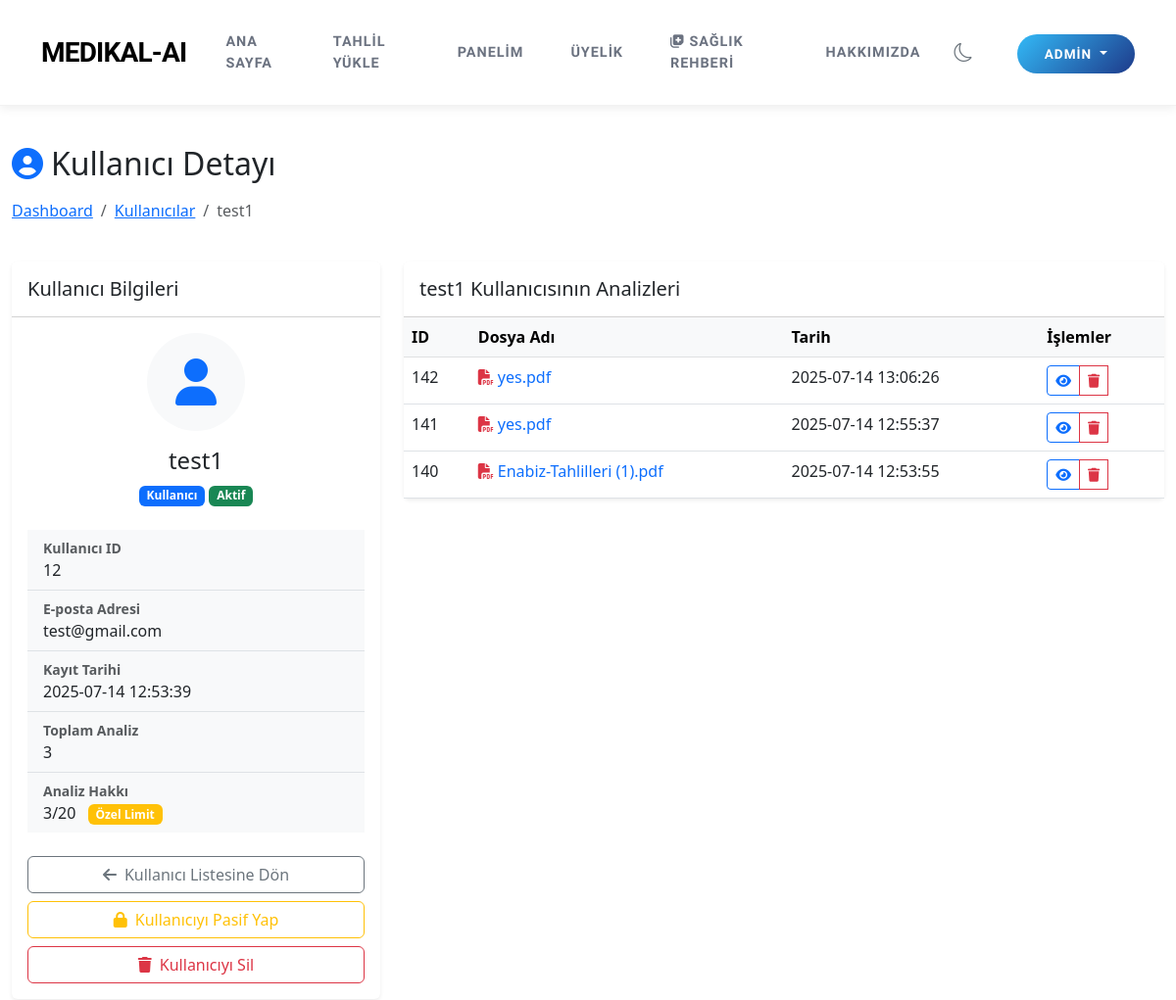
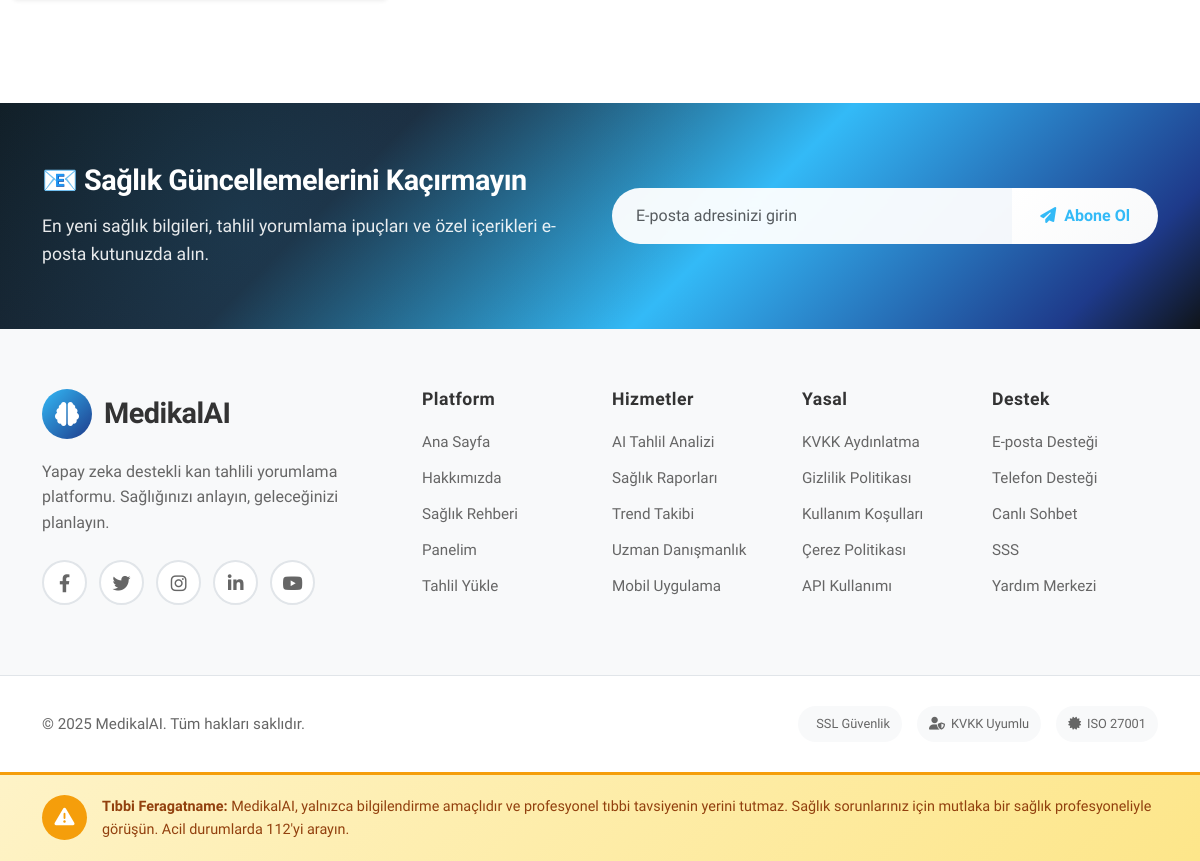
The page /admin/users/12 (signed in) on the database its author committed (2 pictures, top to bottom).
### tables this page shows
CREATE TABLE users (
        id INTEGER PRIMARY KEY AUTOINCREMENT,
        username TEXT UNIQUE NOT NULL,
        password TEXT NOT NULL,
        email TEXT UNIQUE NOT NULL,
        created_at TIMESTAMP DEFAULT CURRENT_TIMESTAMP
    , role TEXT DEFAULT 'user', is_active BOOLEAN DEFAULT 1, login_count INTEGER DEFAULT 0, subscription_plan TEXT DEFAULT 'free', stripe_customer_id TEXT, subscription_status TEXT DEFAULT 'active', subscription_end_date TIMESTAMP, lemonsqueezy_subscription_id TEXT, analysis_limit INTEGER DEFAULT NULL);

CREATE TABLE analyses (
        id INTEGER PRIMARY KEY AUTOINCREMENT,
        user_id INTEGER,
        file_name TEXT,
        analysis_text TEXT,
        analysis_result TEXT,
        created_at TIMESTAMP DEFAULT CURRENT_TIMESTAMP, analysis_json TEXT, analysis_type TEXT DEFAULT 'kan',
        FOREIGN KEY (user_id) REFERENCES users (id)
    );

### app.py (the view)
@app.route('/admin/users/<int:user_id>')
@admin_required
def admin_user_detail(user_id):
    conn = sqlite3.connect(DB_PATH)
    conn.row_factory = sqlite3.Row
    c = conn.cursor()
    c.execute("SELECT * FROM users WHERE id = ?", (user_id,))
    user = c.fetchone()
    if not user:
        conn.close()
        flash('Kullanıcı bulunamadı!', 'danger')
        return redirect(url_for('admin_users'))
    c.execute("SELECT * FROM analyses WHERE user_id = ? ORDER BY created_at DESC", (user_id,))
    analyses = c.fetchall()
    conn.close()
    return render_template('admin/user_detail.html', user=user, analyses=analyses)

### templates/admin/user_detail.html (shortened to what this page needs)
{% extends "layout.html" %}
{% block content %}
<div class="container-fluid py-4">
    <div class="row mb-4">
        <div class="col-md-12">
            <h2 class="mb-3"><i class="fas fa-user-circle me-2 text-primary"></i>Kullanıcı Detayı</h2>
            <nav aria-label="breadcrumb">
                <ol class="breadcrumb">
                    <li class="breadcrumb-item"><a href="{{ url_for('admin_dashboard') }}">Dashboard</a></li>
                    <li class="breadcrumb-item"><a href="{{ url_for('admin_users') }}">Kullanıcılar</a></li>
                    <li class="breadcrumb-item active">{{ user.username }}</li>
                </ol>
            </nav>
        </div>
    </div>
    <div class="row g-4">
        <div class="col-md-4">
            <div class="card border-0 shadow-sm">
                <div class="card-header bg-white py-3">
                    <h5 class="mb-0">Kullanıcı Bilgileri</h5>
                </div>
                <div class="card-body">
                    <div class="text-center mb-4">
                        <div class="bg-light rounded-circle mx-auto mb-3 d-flex align-items-center justify-content-center" style="width: 100px; height: 100px;">
                            <i class="fas fa-user text-primary" style="font-size: 3rem;"></i>
                        </div>
                        <h4>{{ user.username }}</h4>
                        {% if user.role == 'admin' %}
                        <span class="badge bg-danger">Admin</span>
                        {% else %}
                        <span class="badge bg-primary">Kullanıcı</span>
                        {% endif %}
                        {% if user.is_active %}
                        <span class="badge bg-success">Aktif</span>
                        {% else %}
                        <span class="badge bg-danger">Pasif</span>
                        {% endif %}
                    </div>
                    <div class="list-group list-group-flush">
                        <div class="list-group-item bg-light">
                            <div class="fw-bold text-muted small">Kullanıcı ID</div>
                            <div>{{ user.id }}</div>
                        </div>
                        <div class="list-group-item bg-light">
                            <div class="fw-bold text-muted small">E-posta Adresi</div>
                            <div>{{ user.email }}</div>
                        </div>
                        <div class="list-group-item bg-light">
                            <div class="fw-bold text-muted small">Kayıt Tarihi</div>
                            <div>{{ user.created_at }}</div>
                        </div>
                        <div class="list-group-item bg-light">
                            <div class="fw-bold text-muted small">Toplam Analiz</div>
                            <div>{{ analyses|length }}</div>
                        </div>
                        <div class="list-group-item bg-light">
                            <div class="fw-bold text-muted small">Analiz Hakkı</div>
                            <div>
                                {% if user.analysis_limit %}
                                    {{ analyses|length }}/{{ user.analysis_limit if user.analysis_limit != 999999 else '∞' }}
                                    <span class="badge bg-warning ms-2">Özel Limit</span>
                                {% else %}
                                    {% set plan_limits = {'free': 3, 'basic': 10, 'premium': 999999, 'family': 999999} %}
                                    {% set current_limit = plan_limits.get(user.subscription_plan, 3) %}
                                    {{ analyses|length }}/{{ current_limit if current_limit != 999999 else '∞' }}
                                    <span class="badge bg-info ms-2">Plan Limiti</span>
                                {% endif %}
                            </div>
                        </div>
                    </div>
                    <div class="d-grid gap-2 mt-4">
                        <a href="{{ url_for('admin_users') }}" class="btn btn-outline-secondary">
                            <i class="fas fa-arrow-left me-2"></i>Kullanıcı Listesine Dön
                        </a>
                        {% if user.id != 1 %}
                        <a href="{{ url_for('admin_toggle_user', user_id=user.id) }}" class="btn btn-outline-warning">
                            {% if user.is_active %}
                            <i class="fas fa-lock me-2"></i>Kullanıcıyı Pasif Yap
                            {% else %}
                            <i class="fas fa-lock-open me-2"></i>Kullanıcıyı Aktif Yap
                            {% endif %}
                        </a>
                        <button type="button" class="btn btn-outline-danger" data-bs-toggle="modal" data-bs-target="#deleteUserModal">
                            <i class="fas fa-trash me-2"></i>Kullanıcıyı Sil
                        </button>
                        {% endif %}
                    </div>
                </div>
            </div>
        </div>
        <div class="col-md-8">
            <div class="card border-0 shadow-sm">
                <div class="card-header bg-white py-3">
                    <h5 class="mb-0">{{ user.username }} Kullanıcısının Analizleri</h5>
                </div>
                <div class="card-body p-0">
                    {% if analyses %}
                    <div class="table-responsive">
                        <table class="table table-hover mb-0">
                            <thead class="table-light">
                                <tr>
                                    <th>ID</th>
                                    <th>Dosya Adı</th>
                                    <th>Tarih</th>
                                    <th>İşlemler</th>
                                </tr>
                            </thead>
                            <tbody>
                                {% for analysis in analyses %}
                                <tr>
                                    <td>{{ analysis.id }}</td>
                                    <td>
                                        <a href="{{ url_for('admin_analysis_detail', analysis_id=analysis.id) }}" class="text-decoration-none">
                                            <i class="fas fa-file-pdf text-danger me-1"></i>{{ analysis.file_name }}
                                        </a>
                                    </td>
                                    <td>{{ analysis.created_at }}</td>
                                    <td>
                                        <div class="btn-group btn-group-sm" role="group">
                                            <a href="{{ url_for('admin_analysis_detail', analysis_id=analysis.id) }}" class="btn btn-outline-primary" title="Görüntüle">
                                                <i class="fas fa-eye"></i>
                                            </a>
                                            <button type="button" class="btn btn-outline-danger" title="Sil" data-bs-toggle="modal" data-bs-target="#deleteModal{{ analysis.id }}">
                                                <i class="fas fa-trash"></i>
                                            </button>
                                        </div>
                                    </td>
                                </tr>
                                {% endfor %}
                            </tbody>
                        </table>
                    </div>
                    {% else %}
                    <div class="text-center py-5">
                        <i class="fas fa-file-medical-alt text-muted mb-3" style="font-size: 3rem;"></i>
                        <h5>Bu kullanıcının henüz analizi bulunmuyor.</h5>
                    </div>
                    {% endif %}
                </div>
            </div>
        </div>
    </div>
</div>
{% endblock %}

### templates/layout.html (style rules this page uses)
body { min-height: 100vh; display: flex; flex-direction: column; transition: background-color 0.3s ease, color 0.3s ease; }

### rows shown on the page
users: username "test1", id "12", email "test@gmail.com", created_at "2025-07-14 12:53:39", analysis_limit "20"
analyses: id "142", file_name "yes.pdf", created_at "2025-07-14 13:06:26"
analyses: id "141", file_name "yes.pdf", created_at "2025-07-14 12:55:37"
analyses: id "140", file_name "Enabiz-Tahlilleri (1).pdf", created_at "2025-07-14 12:53:55"

### other values the page prints
{{ session.username }} "ADMIN"
{{ analyses|length }} "3"
